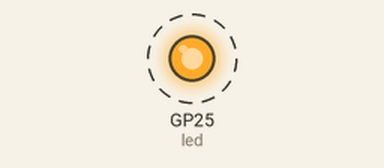
The program below on a simulated Raspberry Pi Pico running MicroPython. On the bench: output pins drawn as LEDs (lit = HIGH). Dashed ring = blinking. Threads take turns every 2 ms. At 5.0 s the program stops and its outputs stay as they are.

Above: at 0.12 s.
Timing chart, 0 to 3.0 s (numbered marks = the images above):
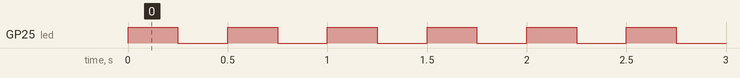

Measured:
- by itself, GP25 (led): alternates HIGH for 0.25 s and LOW for 0.25 s, 20 changes in all, then stays LOW

The program:

thread.py
```python
import machine, time, _thread

led = machine.Pin(25, machine.Pin.OUT)

class Thread():
    state = -1 # 1=Running, 0=Stopping, -1=Ended
    def start(func):
        Thread.stop()
        Thread.state = 1
        _thread.start_new_thread(func, ( ))
    def stop():
        if Thread.state > 0:
            Thread.state = 0
        while Thread.state >= 0:
            pass
    def running():
        return Thread.state > 0
    def finished():
        Thread.state = -1

def Core1():
    while Thread.running():
        led.toggle()
        time.sleep(0.25)
    led.off()
    Thread.finished()

Thread.start(Core1)
time.sleep(5)
Thread.stop()
```
